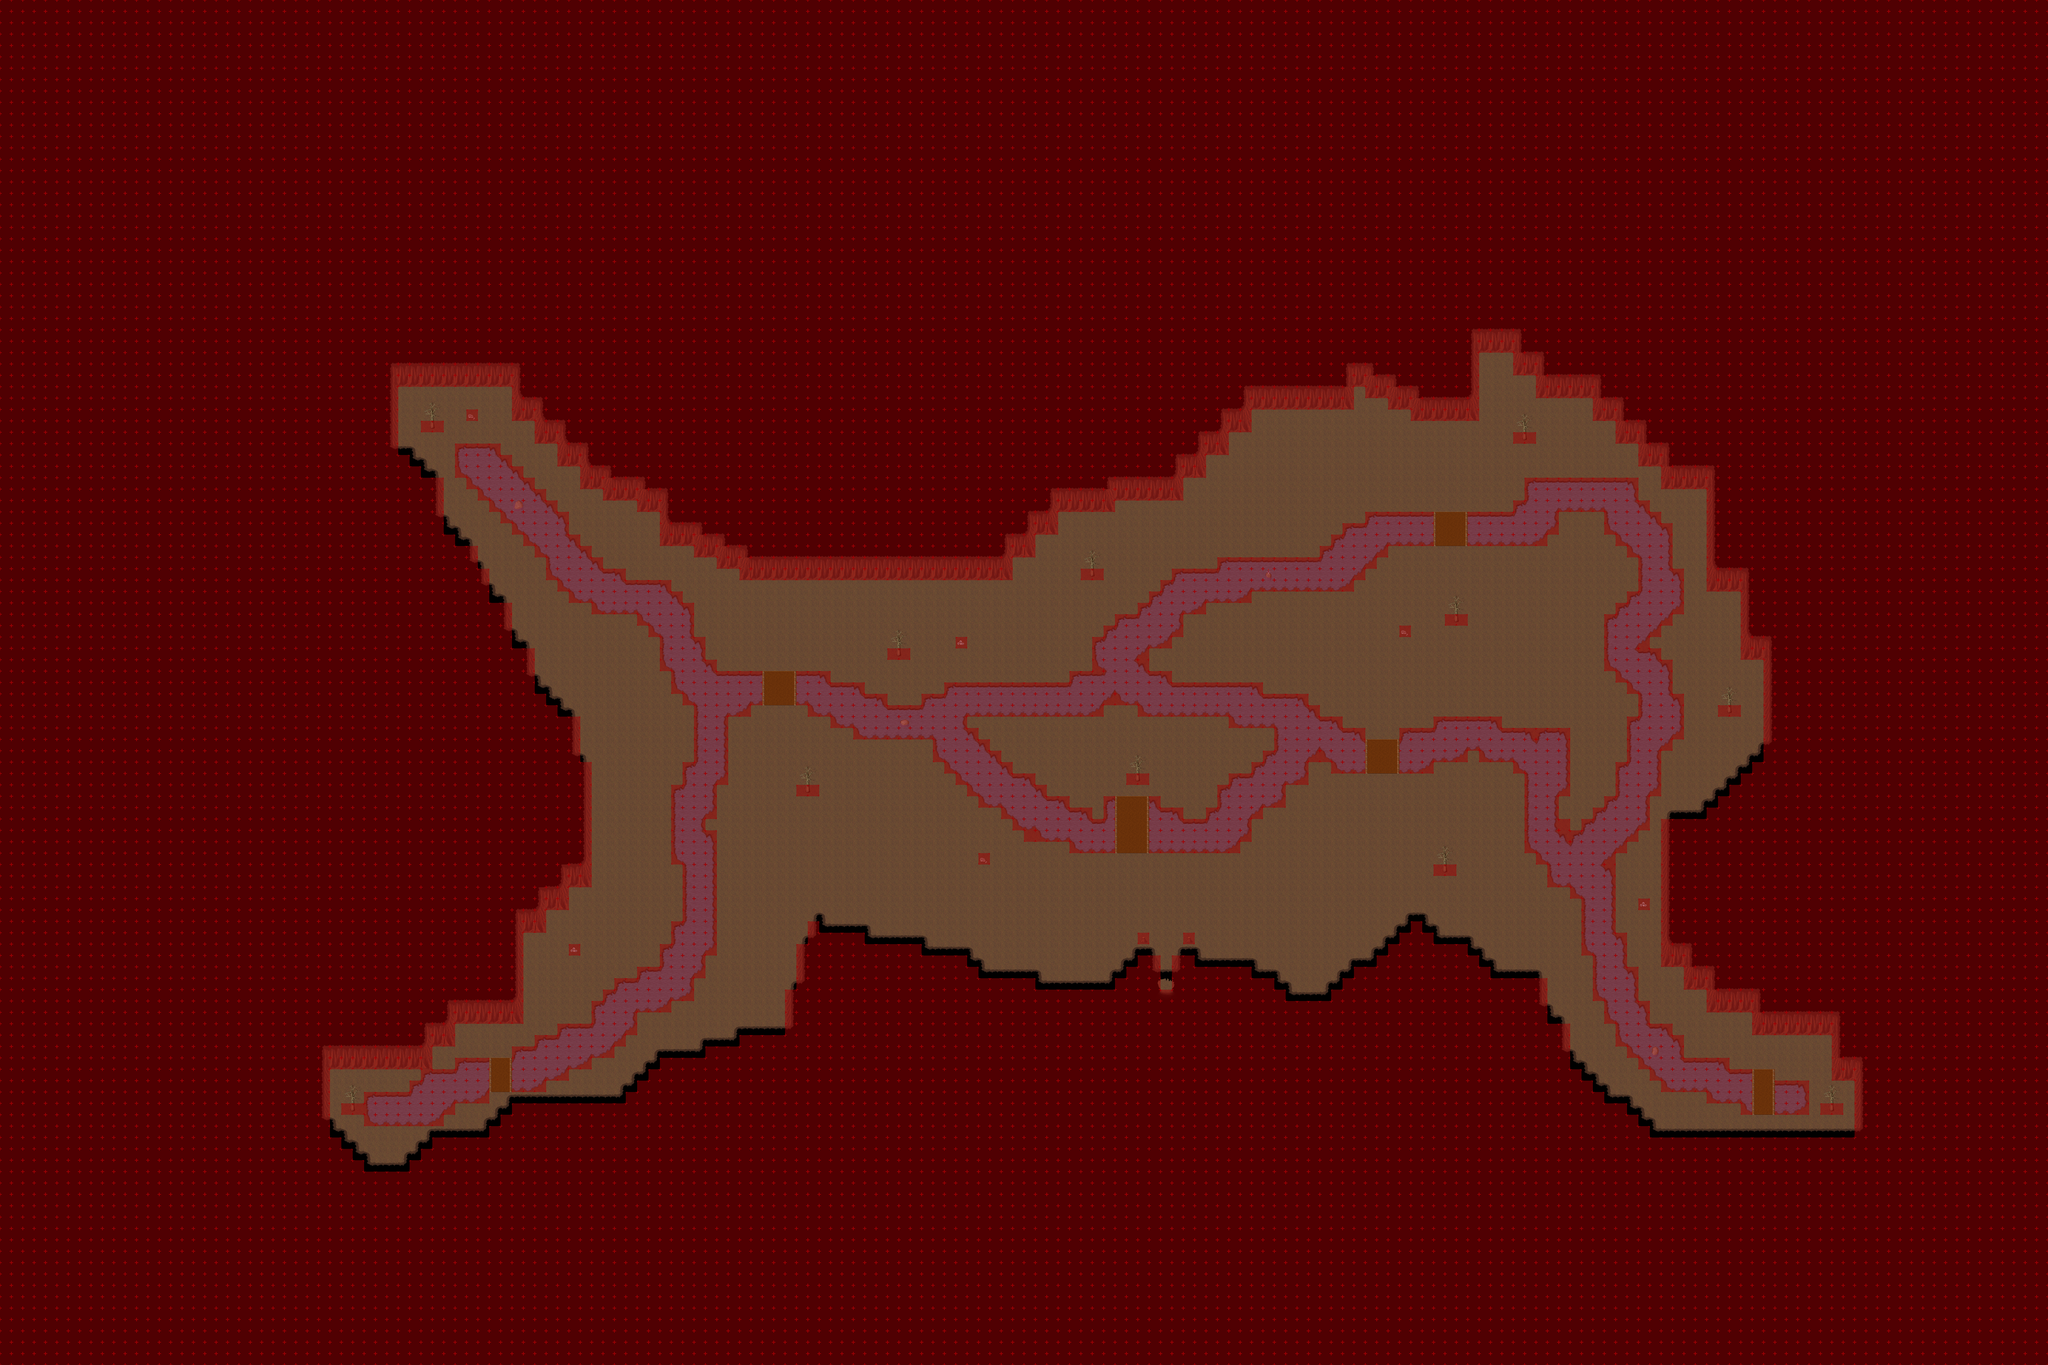

The image is a tile-based game level rendered from a .tmx file. Its description and source (layers, tilesets, objects; grid data summarised) follow:
An orthogonal 180x120 tile map with 32x32 px tiles, 6 tile layers (Ground, Ground2, Ground3, Fringe, ...), 1 hidden layer not drawn, 5 tilesets and 7 objects (6x spawn, warp).

<map version="1.0" tiledversion="1.0.3" orientation="orthogonal" renderorder="right-down" width="180" height="120" tilewidth="32" tileheight="32" nextobjectid="16">
 <properties>
  <property name="author" value="Pydsigner, Jesusalva, TMW2/LoF Team" />
  <property name="license" value="GPL v2 ; CC BY-SA 3.0" />
  <property name="manaplus version" value="2" />
  <property name="minimap" value="graphics/minimaps/018-4-1.png" />
  <property name="music" value="eric_matyas_surreal.ogg" />
  <property name="name" value="Secret Island Cave" />
  <property name="overlay0image" value="graphics/images/ambient/cloud.png" />
  <property name="overlay0parallax" value="1.0" />
  <property name="overlay0scrollX" value="0.2" />
  <property name="overlay0scrollY" value="0.1" />
  <property name="overlay1image" value="graphics/images/ambient/darkness2.png" />
  <property name="overlay1mask" value="2" />
  <property name="overlay1parallax" value="1.0" />
  <property name="overlay1scrollX" value="0.2" />
  <property name="overlay1scrollY" value="0.1" />
  <property name="overlay2image" value="graphics/images/ambient/darkness1.png" />
  <property name="overlay2mask" value="4" />
  <property name="overlay2parallax" value="1.0" />
  <property name="overlay2scrollX" value="0.3" />
  <property name="overlay2scrollY" value="0.2" />
  <property name="overlay3image" value="graphics/images/ambient/night.png" />
  <property name="overlay3mask" value="8" />
  <property name="overlay3keepratio" value="true" />
  <property name="overlay4image" value="graphics/images/ambient/rain.png" />
  <property name="overlay4mask" value="16" />
  <property name="overlay4parallax" value="1.0" />
  <property name="overlay4scrollX" value="-0.3" />
  <property name="overlay4scrollY" value="1.6" />
  <property name="overlay5image" value="graphics/images/ambient/sandstorm.png" />
  <property name="overlay5mask" value="32" />
  <property name="overlay5parallax" value="1.0" />
  <property name="overlay5scrollX" value="0.2" />
  <property name="overlay5scrollY" value="0.1" />
  <property name="overlay6image" value="graphics/images/ambient/snow.png" />
  <property name="overlay6mask" value="64" />
  <property name="overlay6parallax" value="1.0" />
  <property name="overlay6scrollX" value="0.2" />
  <property name="overlay6scrollY" value="0.1" />
 </properties>
 <tileset firstgid="1" name="woodland_ground" tilewidth="32" tileheight="32" tilecount="256" columns="16">
  <image source="../graphics/tilesets/woodland_ground.png" width="512" height="512" />
  <terraintypes>
   <terrain name="Brick" tile="83" />
  </terraintypes>
  <tile id="66" terrain=",,,0" />
  <tile id="67" terrain=",,0,0" />
  <tile id="68" terrain=",,0," />
  <tile id="80" terrain="0,0,0," />
  <tile id="81" terrain="0,0,,0" />
  <tile id="82" terrain=",0,,0" />
  <tile id="83" terrain="0,0,0,0" />
  <tile id="84" terrain="0,,0," />
  <tile id="96" terrain="0,,0,0" />
  <tile id="97" terrain=",0,0,0" />
  <tile id="98" terrain=",0,," />
  <tile id="99" terrain="0,0,," />
  <tile id="100" terrain="0,,," />
 </tileset>
 <tileset firstgid="257" name="collision" tilewidth="32" tileheight="32" tilecount="9" columns="3">
  <image source="../graphics/tilesets/collision.png" width="96" height="96" />
 </tileset>
 <tileset firstgid="266" name="cave" tilewidth="32" tileheight="32" tilecount="128" columns="16">
  <image source="../graphics/tilesets/cave.png" width="512" height="256" />
  <terraintypes>
   <terrain name="Brick" tile="110" />
  </terraintypes>
  <tile id="91" terrain="0,0,0," />
  <tile id="92" terrain="0,0,,0" />
  <tile id="93" terrain=",,,0" />
  <tile id="94" terrain=",,0,0" />
  <tile id="95" terrain=",,0," />
  <tile id="107" terrain="0,,0,0" />
  <tile id="108" terrain=",0,0,0" />
  <tile id="109" terrain=",0,,0" />
  <tile id="110" terrain="0,0,0,0" />
  <tile id="111" terrain="0,,0," />
  <tile id="125" terrain=",0,," />
  <tile id="126" terrain="0,0,," />
  <tile id="127" terrain="0,,," />
 </tileset>
 <tileset firstgid="394" source="../graphics/tilesets/cave_x2.tsx" />
 <tileset firstgid="410" source="../graphics/tilesets/woodland_x3.tsx" />
 <layer name="Ground" width="180" height="120">
  <data>[21600 cells, 21600 non-empty, 26 distinct tile ids]</data>
 </layer>
 <layer name="Ground2" width="180" height="120">
  <data>[21600 cells, 1240 non-empty, 15 distinct tile ids]</data>
 </layer>
 <layer name="Ground3" width="180" height="120">
  <data>[21600 cells, 60 non-empty, 7 distinct tile ids]</data>
 </layer>
 <layer name="Fringe" width="180" height="120">
  <data>[21600 cells, 35 non-empty, 7 distinct tile ids]</data>
 </layer>
 <layer name="Over" width="180" height="120">
  <data>[21600 cells, 242 non-empty, 6 distinct tile ids]</data>
 </layer>
 <layer name="Collision" width="180" height="120">
  <properties>
   <property name="music" value="" />
   <property name="name" value="sicave" />
  </properties>
  <data>[21600 cells, 17734 non-empty, 1 distinct tile ids]</data>
 </layer>
 <layer name="Heights" width="180" height="120" visible="0">
  <data>[21600 cells, 0 non-empty, 0 distinct tile ids]</data>
 </layer>
 <objectgroup name="Objects">
  <object id="9" name="To Outside" type="warp" x="3264" y="2752" width="32" height="32">
   <properties>
    <property name="dest_map" value="018-4" />
    <property name="dest_x" type="int" value="99" />
    <property name="dest_y" type="int" value="100" />
   </properties>
  </object>
  <object id="12" name="Cave Snake" type="spawn" x="928" y="992" width="4288" height="2304">
   <properties>
    <property name="death" value="3000" />
    <property name="max_beings" value="15" />
    <property name="monster_id" value="1035" />
    <property name="spawn" value="9000" />
   </properties>
  </object>
  <object id="11" name="Golden Scorpion" type="spawn" x="928" y="2112" width="4288" height="1184">
   <properties>
    <property name="death" value="5000" />
    <property name="max_beings" value="7" />
    <property name="monster_id" value="1078" />
    <property name="spawn" value="10000" />
   </properties>
  </object>
  <object id="10" name="Giant Mutated Bat" type="spawn" x="1984" y="992" width="2624" height="1120">
   <properties>
    <property name="death" value="50000" />
    <property name="max_beings" value="2" />
    <property name="monster_id" value="1044" />
    <property name="spawn" value="100000" />
   </properties>
  </object>
  <object id="13" name="Black Mamba" type="spawn" x="3680" y="640" width="1792" height="2848">
   <properties>
    <property name="death" value="50000" />
    <property name="max_beings" value="2" />
    <property name="monster_id" value="1174" />
    <property name="spawn" value="100000" />
   </properties>
  </object>
  <object id="14" name="Troll" type="spawn" x="768" y="640" width="1792" height="2848">
   <properties>
    <property name="death" value="90000" />
    <property name="max_beings" value="1" />
    <property name="monster_id" value="1171" />
    <property name="spawn" value="90000" />
   </properties>
  </object>
  <object id="15" name="Shadow Plant" type="spawn" x="3232" y="1760" width="1376" height="256">
   <properties>
    <property name="death" value="30000" />
    <property name="max_beings" value="3" />
    <property name="monster_id" value="1189" />
    <property name="spawn" value="30000" />
   </properties>
  </object>
 </objectgroup>
</map>
